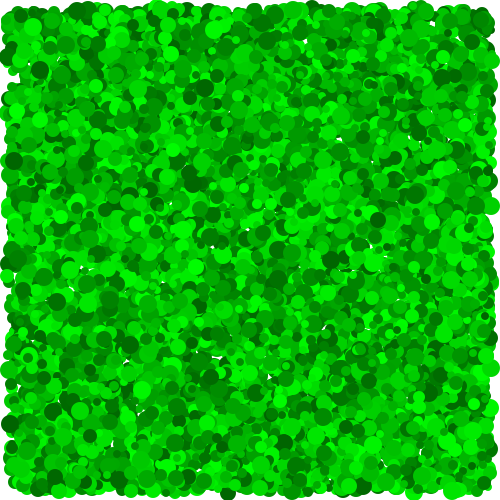
Frame 1 (no input)
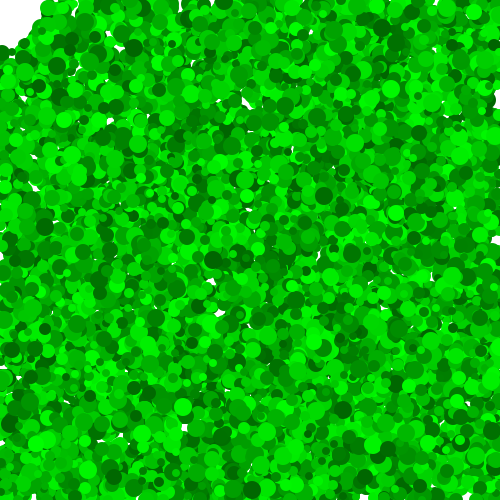
Frame 60 (the mouse pressed at the canvas centre just before this capture)
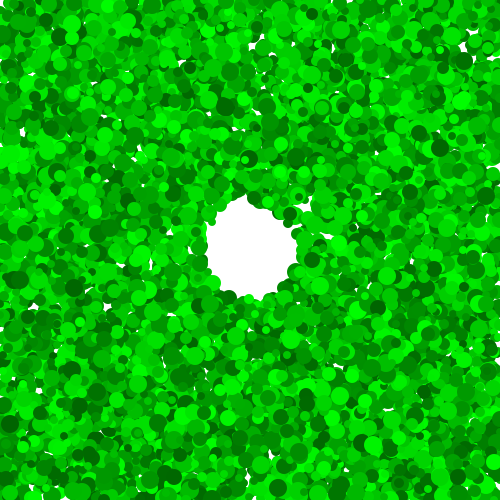
Frame 120 (the mouse held since frame 60 and released just before this capture)

The Processing sketch that drew these frames (run headless with seeded random() and noise(); from frame 60 on, the mouse is pressed at the canvas centre):

// Processing sketch: day_07_05_bouncingBallArrayInteraction
// ── day_07_05_bouncingBallArrayInteraction.pde

int numBalls = 10000;
int buffer = 10;
int disappearRadius = 50;


int [] ballsX = new int[numBalls];
int [] ballsY = new int[numBalls];

int [] speedX = new int[numBalls];
int [] speedY = new int[numBalls];

int [] radii = new int[numBalls];

color [] baseColor = new color[numBalls];
int [] opacity = new int[numBalls];
color [] drawColor = new color[numBalls];

void setup() {
  size(500, 500);
  noStroke();

  //initialize ball positions a few pixels away from the
  //walls so they dont get stuck
  for (int i = 0; i < numBalls; i++) {
    ballsX[i] = int(random(buffer, width - buffer));
    ballsY[i] = int(random(buffer, height - buffer));

    //Make balls have initial velocity in all directions
    speedX[i] = int(random(-5, 5));
    speedY[i] = int(random(-5, 5));

    // //add speed to balls with 0 initial speed
    // if (speedX[i] == 0) {
    //   speedX[i] = 1;
    // }
    // if (speedY[i] == 0) {
    //   speedY[i] = 1;
    // }    

    radii[i] = int(random(4, 10));

    baseColor[i] = color(0, int(random(100, 255)), 0);
    opacity[i] = 255;
    drawColor[i] = color(baseColor[i], opacity[i]);
  }
}


void draw() {
  background(255);

  update();
  ballBoundry();
  drawBalls();
  ballInteraction();


}

void update(){

  //update positions
  for (int i = 0; i < numBalls; i++) {
    ballsX[i] = ballsX[i] + speedX[i];
    ballsY[i] = ballsY[i] + speedY[i];
  }

}

void drawBalls() {

  //draw balls
  for (int i = 0; i < numBalls; i++) {
    drawColor[i] = color(baseColor[i], opacity[i]);
    fill(drawColor[i]);
    ellipse(ballsX[i], ballsY[i], radii[i]*2, radii[i]*2);
  }
}

void ballBoundry(){
    //handle collisions 
  for (int i = 0; i < numBalls; i++) {
    if (ballsX[i] < 0) {
      speedX[i] = speedX[i] * -1;
      ballsX[i] = 0;
    }
    if (ballsX[i] > width) {
      speedX[i] = speedX[i] * -1;
      ballsX[i] = width;
    }

    if (ballsY[i] < 0) {
      speedY[i] = speedY[i] * -1;
      ballsY[i] = 0;
    }
    if (ballsY[i] > height) {
      speedY[i] = speedY[i] * -1;
      ballsY[i] = height;
    }
  }

}

void ballInteraction(){

  //turn all balls close to cursor opaque
  for (int i = 0; i < numBalls; i++) {
    if (dist(ballsX[i], ballsY[i], mouseX, mouseY) < disappearRadius) {
      opacity[i] = 0;
    }
  }
}
